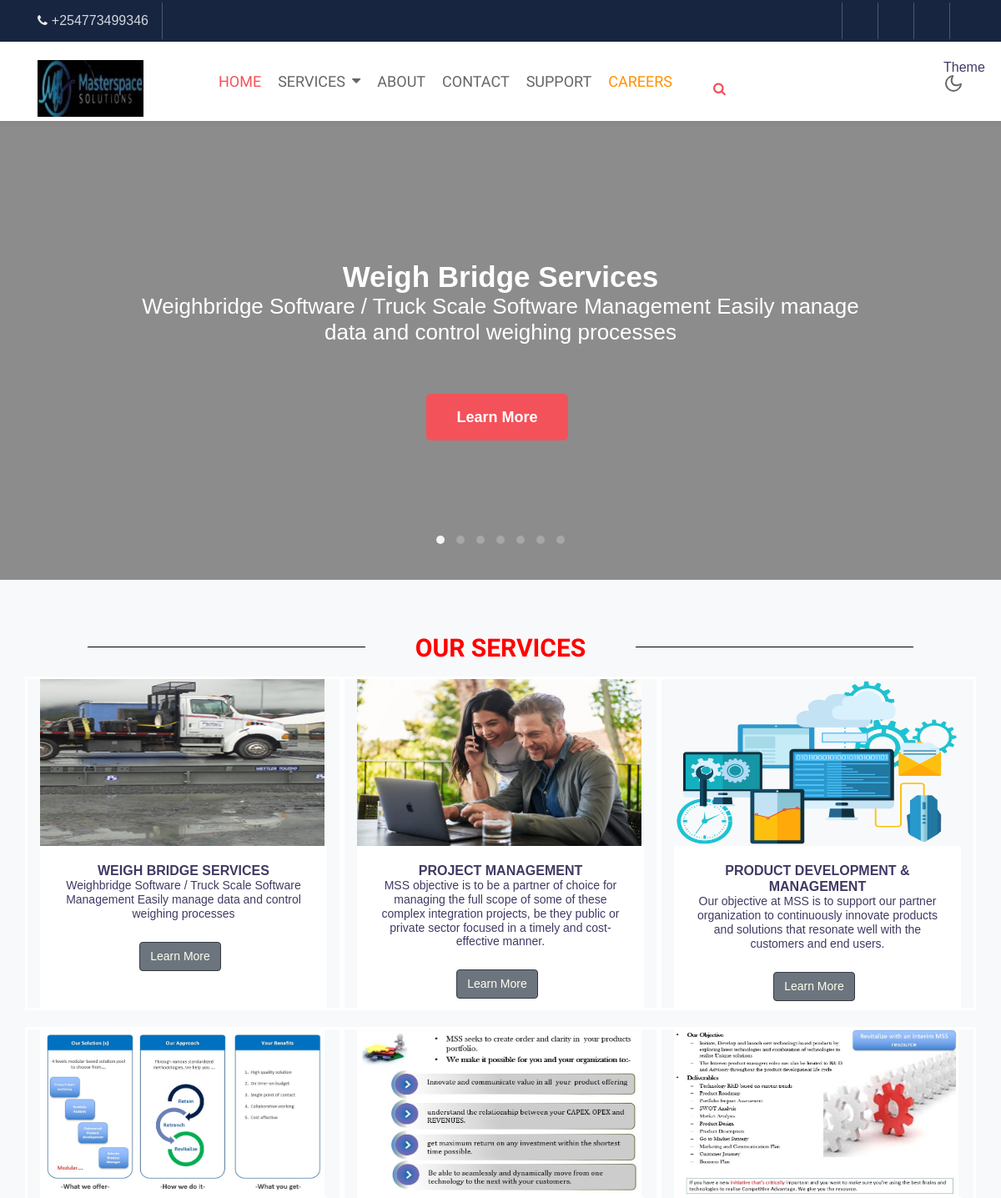
The app's page / (upper part), older data.
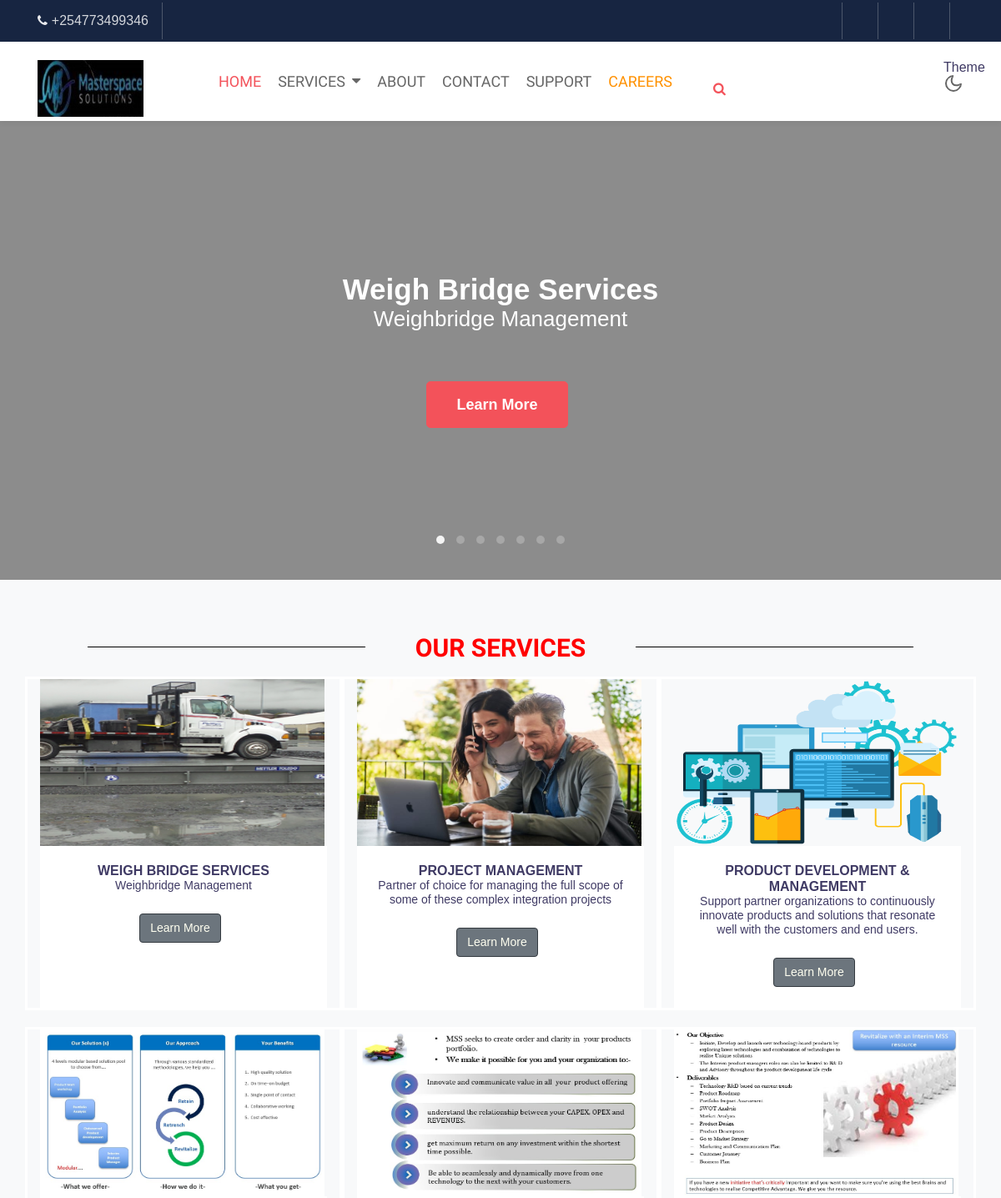
The same page, newer data.
### masterspace/models.py (models this page shows, shortened)
class About(models.Model):
    overview=models.TextField(max_length=500)
    vission=models.TextField(max_length=255)
    mission=models.TextField(max_length=255)
    date_founded=models.DateField(blank=True,null=True)
    location=models.ForeignKey('Location',on_delete=models.CASCADE)
    email=models.EmailField(default='info@masterspace.co.ke')
    phone=models.CharField(max_length=15,help_text='+254{0} xxx xxx xxx',default='+254(0) 773 499 346')
    social_links=models.ManyToManyField('Social_links')
    careers_url=models.URLField(max_length=255,default='https://careers.masterspace.co.ke/')
    class Meta:
        verbose_name_plural='About MSS & Contacts'

class Services(models.Model):
    title=models.CharField(max_length=100)
    overview=models.TextField(max_length=255,default='Service short description here...')
    Service_modules=models.ManyToManyField('Service_modules',blank=True,null=True)
    classification=models.ForeignKey('Service_Classification',on_delete=models.CASCADE,related_name='services',blank=True,null=True)
    image=models.ImageField(upload_to='uploads/services/',blank=True,null=True,default='media/default.jpg')
    icon=models.CharField(max_length=255)
    class Meta:
        verbose_name_plural='MSS Services'

### masterspace/views.py (the view)
# urls.py: 2. Add a URL to urlpatterns:  path('', views.home, name='home')
def home(request):
    qas=FAQs.objects.all()
    front_office=Services.objects.all()
    return render(request,'index.html',
    {'cms':front_office,'qas':qas,})

### masterspace/context_processors.py (called while the page is built)
def contact(request):
    about=About.objects.all().first()
    corevalues=CoreValues.objects.all()
    social_links=Social_links.objects.all()
    context={
        'abt':about,
        'corevalues':corevalues,
        'social_links':social_links,
    }
    return context

def clients(request):
    cls=Clients.objects.all()
    return {'cls':cls}

def services(request):
    allservices=Services.objects.all()
    service_classes=Service_Classification.objects.all()
    context={
        'allservices':allservices,
        'service_classes':service_classes,
    }
    return context

### templates/index.html (shortened to what this page needs)
{% extends 'base.html' %} {% load static %} {% block content %}
<section class="w3l-main-slider" id="home">
    <div class="companies20-content">
        <div class="owl-one owl-carousel owl-theme">
            {% for cm in cms %}
            <div class="item">
                <li>
                    <div class="slider-info  banner-view banner-top1 bg bg2">
                        <div class="banner-info-bg">
                            <div class="container">
                                <div class="banner-info">
                                    <h5>{{cm.title}}</h5>
                                    <h6>{{cm.overview}}</h6>
                                    <a class="btn btn-style btn-primary mt-sm-5 mt-4 mr-2" href="{% url 'more' cm.id %}"> Learn More</a>
                                </div>
                            </div>
                        </div>
                    </div>
                </li>
            </div>
            {% endfor %}
        </div>
    </div>
</section>
{% if allservices %}
<div class="w3l-servicesblock2" id="services">
    <section id="grids5-block" class="py-5">
        <div class="container py-lg-3 py-md-4 py-2 mt-0">
        <div class="d-flex">
            <hr /><h3 style="color:red;" class="m-title-left text-uppercase">OUR SERVICES</h3><hr />
        </div>
            <div class="row mt-lg-3 mt-0 text11-content" >
                {% for service in allservices %}
                <div class="col-lg-4 col-md-6 mt-md-0 mt-sm-4">
                    <div class="grids5-info">
                        <a href="{% url 'more' service.id %}" class="blog-image d-block zoom"><img src="{{service.image.url}}" alt="" class="img-fluid news-image"  style="width:100%;height:80%;" />
                        </a>
                        <div class="card-body blog-info">
                            <h6 style="font-weight:bold;text-transform:uppercase;">{{service.title}}</h6>
                            <h6 style="margin-bottom:25px;font-weight:200px;font-size:14px;">{{service.overview}}</h6>
                            <a href="{% url 'more' service.id %}" class="btn btn-secondary btn-outline-dark mt-lg-0 mt-md-3 mt-1 mr-2" style="color: ivory;font-size:14px;">Learn More </a>
                        </div>
                    </div>
                </div>
                {% endfor %}
            </div>
        </div>
    </section>
</div>
{% endif %}
 {% endblock %}

### templates/base.html (shortened to what this page needs)
{% load static %}
<!doctype html>
<html lang="en">
<head>
<link rel="stylesheet" href="https://cdnjs.cloudflare.com/ajax/libs/font-awesome/6.0.0-beta3/css/all.min.css" />
<link rel="stylesheet" href="{% static 'css/style-starter.css' %}">
</head>
<body>
    <section class="w3l-top-header">
        <div class="container">
            <div class="top-header-2">
                <div class="d-grid main-top">
                    <div class="top-headers expand-lg navbar-nav">
                        <ul class="left-info">
                            <li>
                                <span class="fa fa-phone"></span><a href="tel:{{abt.phone}}">{{abt.phone}}</a>
                            </li>
                        </ul>
                    </div>
                    <div class="top-headers">
                        <ul>
                             {% for link in social_links %}
                            <li>
                            <a href="{{link.link_url}}" target="_blank"><span class="{{link.icon}}" aria-hidden="true"></span></a>
                            </li>
                            {% endfor %}
                        </ul>
                    </div>
                </div>
            </div>
        </div>
    </section>
    <header id="site-header" class="fixed-top">
        <section class="w3l-header-4">
            <div class="container">
                <nav class="navbar navbar-expand-lg navbar-light">
                    <h1>
                        <a class="navbar-brand" href="/">
                            <span class="">
                      <img src="{% static 'images/logo.jpg' %}" width="80%" style="border-spacing: 1px;" alt="MSS" class="ml-0">
                  </span>
                        </a>
                    </h1>
                    <div class="collapse navbar-collapse" id="navbarNav" style="margin-right:40px">
                        <ul class="navbar-nav">
                            <li class="nav-item active">
                                <a class="nav-link" href="{% url 'home' %}">HOME </a>
                            </li>
                            <li class="nav-item mydropdown ml-0">
                            <a class="nav-link dropbtn" style="display:flex;">SERVICES<i class="fa fa-caret-down ml-2 mt-1 mb-2"></i></a>
                            </li>
                            <li class="nav-item @@about__active">
                                <a class="nav-link" href="{% url 'about' %}">ABOUT</a>
                            </li>
                            <li class="nav-item @@contact__active">
                                <a class="nav-link" href="{% url 'contact' %}">CONTACT</a>
                            </li>
                             <li class="nav-item @@contact__active">
                                <a class="nav-link" href="{% url 'support_services' %}">SUPPORT</a>
                            </li>
                            <li class="nav-item @@contact__active">
                                <a class="nav-link" style="color: rgb(255, 145, 0);" href="{% if abt.careers_url %} {{abt.careers_url}} {% else %} https://careers.masterspace.co.ke/ {% endif %}">CAREERS</a>
                            </li>
                        <li class="navbar-nav search-right mt-lg-0 mt-2 ml-4">
                            <div class="nav-item mr-2" title="Search">
                                <a href="#search" class="btn search-search">
                                    <span class="fa fa-search" aria-hidden="true"></span></a>
                            </div>
                        </li>
                        </ul>
                    </div>
                    <div class="mobile-position">
                        <nav class="navigation">
                            <div class="theme-switch-wrapper mb-5 mt-0">
                            <label class="theme-switch border-primary" for="checkbox">
                              <div class="mode-container">
                                <h6>Theme</h6>
                                  <i class="gg-moon m-auto">
                                  </i>
                              </div>
                          </label>
                            </div>
                        </nav>
                    </div>
                </nav>
            </div>
        </section>
    </header>
    <main>
        {% block content %} {% endblock %}
    </main>
</body>
</html>

### templates/base.html (style rules this page uses)
.dropbtn { background-color: #04AA6D; color: white; padding: 16px; font-size: 16px; border: none; }
.nav-item a { font-family: 'Catamaran', sans-serif; font-weight: 300; font-size: 14px; }
.products-content p,ul li,ul li span { font-family: 'Catamaran', sans-serif; font-weight: 400; font-size: 16px; }
.nav-link { font-family: 'Catamaran', sans-serif; font-weight: 300; font-size: 14px; }
.mydropdown { position: relative; display: block; }

Row changes from the older to the newer data that the page shows:
changed Services "Weigh Bridge Services": overview "Weighbridge Software / Truck Scale Software Management Easily manage data and control weighing processes" → "Weighbridge Management"
changed Services "PROJECT MANAGEMENT": overview "MSS objective is to be a partner of choice for managing the full scope of some of these complex integration projects, be they public or private sector focused in a timely and cost-effective manner." → "Partner of choice for managing the full scope of some of these complex integration projects"
changed Services "PRODUCT DEVELOPMENT & MANAGEMENT": overview "Our objective at MSS is to support our partner organization to continuously innovate products and solutions that resonate well with the customers and end users." → "Support partner organizations to continuously innovate products and solutions that resonate well with the customers and end users."
